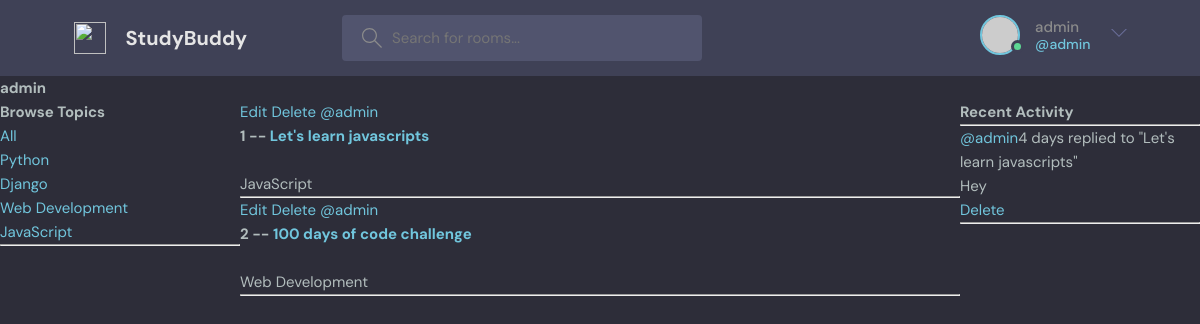
Before: /profile/1/ (signed in) with the older database file.
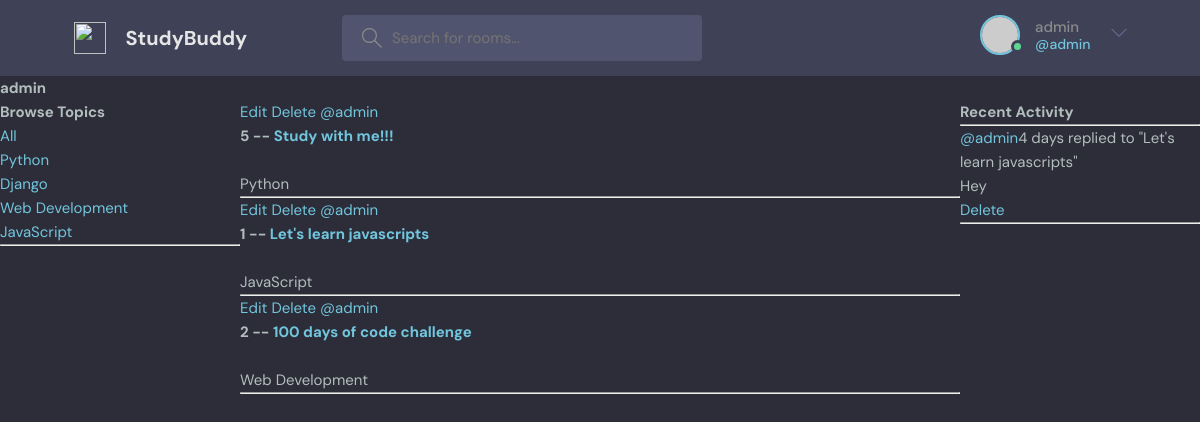
After: the same page with the newer database file.
### base/models.py (models this page shows, shortened)
class Topic(models.Model):
    name = models.CharField(max_length=200)

class Room(models.Model):
    host = models.ForeignKey(User, on_delete=models.SET_NULL, null=True)
    topic = models.ForeignKey(Topic, on_delete=models.SET_NULL, null=True)
    name = models.CharField(max_length = 200)
    description = models.TextField(null = True, blank = True)
    participants = models.ManyToManyField(User, related_name='participants', blank=True)
    updated = models.DateTimeField(auto_now = True)
    created = models.DateTimeField(auto_now_add = True)
    def __str__(self):
        return self.name
    class Meta:
        ordering = ['-updated', '-created']

class Message(models.Model):
    user = models.ForeignKey(User, on_delete=models.CASCADE)
    room = models.ForeignKey(Room, on_delete=models.CASCADE)
    body = models.TextField()
    updated = models.DateTimeField(auto_now = True)
    created = models.DateTimeField(auto_now_add = True)
    class Meta:
        ordering = ['-updated', '-created']
    def __str__(self):
        return self.body[0:50]

### base/views.py (the view)
# urls.py: path('profile/<str:pk>/', views.userProfile, name = 'user-profile'),
def userProfile(request, pk):
    user = User.objects.get(id=pk)
    rooms = user.room_set.all()
    room_messages = user.message_set.all()
    topics = Topic.objects.all()
    context = {'user' : user, 'rooms' : rooms, 'room_messages' : room_messages, 'topics' : topics}
    return render(request, 'base/profile.html', context)

### base/templates/base/profile.html (shortened to what this page needs)
{% extends 'main.html' %}
{% block content %}
<h1>{{user.username}}</h1>
<div class="profile-container">
  <div>{% include 'base/topics_component.html' %}</div>
  <div>{% include 'base/feed_component.html' %}</div>
  <div>{% include 'base/activity_component.html' %}</div>
</div>
{% endblock content %}

### templates/main.html (shortened to what this page needs)
<!DOCTYPE html>
{% load static %}
<html lang="en">
  <head>
    <link rel="stylesheet" href="{% static 'styles/style.css' %}" />
  </head>
  <body>
    {% include 'navbar.html' %} {% block content %}{% endblock %}
  </body>
</html>

### templates/navbar.html (shortened to what this page needs)
<header class="header header--loggedIn">
  <div class="container">
    <a href="{% url 'home' %}" class="header__logo">
      <img src="assets/logo.svg" />
      <h1>StudyBuddy</h1>
    </a>
    <form class="header__search" method="GET" action="{% url 'home' %}">
      <label>
        <input name="q" placeholder="Search for rooms..." />
      </label>
    </form>
    <nav class="header__menu">
      {% if request.user.is_authenticated %}
      <div class="header__user">
        <a href="profile.html">
          <div class="avatar avatar--medium active">
            <img src="https://randomuser.me/api/portraits/men/37.jpg" />
          </div>
          <p>
            {{request.user.username}} <span>@{{request.user.username}}</span>
          </p>
        </a>
        <button class="dropdown-button">
          <svg
            version="1.1"
            xmlns="http://www.w3.org/2000/svg"
            width="32"
            height="32"
            viewBox="0 0 32 32"
          >
            <title>chevron-down</title>
            <path d="M16 21l-13-13h-3l16 16 16-16h-3l-13 13z"></path>
          </svg>
        </button>
      </div>
      {% else %}
      <a href="{% url 'login' %}">
        <img src="./assets/avatar.svg" />
        <p>Login</p>
      </a>
      {% endif %}
    </nav>
  </div>
</header>

### base/templates/base/topics_component.html
<h3>Browse Topics</h3>
<div>
  <a href="{% url 'home' %}">All</a>
</div>
{% for topic in topics %}
<div>
  <a href="{% url 'home' %}?q={{topic.name}}">{{topic.name}}</a>
</div>
{% endfor %}
<hr />

### base/templates/base/feed_component.html
<div>
  {% for room in rooms %}
  <div>
    {% if request.user == room.host %}
    <a href="{% url 'update-room' room.id %}">Edit</a>
    <a href="{% url 'delete-room' room.id %}">Delete</a>
    {% endif %}
    <a href="{% url 'user-profile' room.host.id %}">@{{room.host.username}}</a>
    <h5>{{room.id}} -- <a href="{% url 'room' room.id %}">{{room.name}}</a></h5>
    <br />
    <small>{{room.topic.name}}</small>
    <hr />
  </div>
  {% endfor%}
</div>

### base/templates/base/activity_component.html
<h3>Recent Activity</h3>
<hr />
{% for message in room_messages %}
<div>
  <small
    ><a href="{% url 'user-profile' message.user.id %}">@{{message.user}} </a
    >{{message.created | timesince}}</small
  >
  <small>replied to "{{message.room}}"</small>
  <p>{{message}}</p>
  {% if request.user == message.user %}
  <a href="{% url 'delete-message' message.id %}">Delete</a>
  <hr />
  {% endif%}
  <br />
</div>
{% endfor %}

### static/styles/style.css (style rules this page uses)
:root { --color-main: #71c6dd; --color-main-light: #e1f6fb; --color-dark: #3f4156; --color-dark-medium: #51546e; --color-dark-light: #696d97; --color-light: #e5e5e5; --color-gray: #8b8b8b; --color-light-gray: #b2bdbd; --color-bg: #2d2d39; --color-success: #5dd693; --color-error: #fc4b0b; }
* { font-family: "DM Sans", -apple-system, BlinkMacSystemFont, "Segoe UI", Roboto, Oxygen, Ubuntu, Cantarell, "Open Sans", "Helvetica Neue", sans-serif; margin: 0; padding: 0; box-sizing: border-box; text-rendering: optimizeLegibility; font-size: inherit; }
html { font-size: 56.25%; }
@media only screen and (min-width: 1200px) { html { font-size: 62.5%; } }
body { line-height: 1.6; font-weight: 400; font-size: 1.5rem; color: var(--color-light-gray); background-color: var(--color-bg); min-height: 100vh; }
img { width: 100%; }
a { display: inline-block; color: var(--color-main); text-decoration: none; }
.container { max-width: 120rem; width: 90%; margin: auto; }
.avatar { position: relative; display: inline-block; border-radius: 50%; border: 2px solid var(--color-main); }
.avatar img { display: block; border-radius: 50%; object-fit: cover; object-position: center; }
.avatar::after { content: ""; display: block; position: absolute; background-color: var(--color-gray); z-index: 111; border-radius: 50%; border: 0.3rem solid var(--color-dark); }
.avatar.active::after { background-color: var(--color-success); }
.avatar.avatar--medium img { width: 3.6rem; height: 3.6rem; border-radius: 50%; }
.avatar.avatar--medium:after { width: 0.7rem; height: 0.7rem; bottom: 0px; right: -6px; }
.header { padding: 1.5rem; background-color: var(--color-dark); }
.header > .container { display: flex; gap: 9.5rem; }
.header__logo, .header__user { display: flex; gap: 2rem; align-items: center; }
.header__logo > img { height: 3.2rem; width: 3.2rem; }
.header__logo > h1 { font-weight: 700; font-size: 2rem; color: var(--color-light); }
.header__search > label { background-color: var(--color-dark-medium); padding: 1.3rem 1rem; display: flex; align-items: center; gap: 1rem; border-radius: 4px; }
.header__search svg { fill: var(--color-gray); width: 2rem; height: 2rem; margin-left: 1rem; }
.header__search input { width: 30rem; background: transparent; border: none; outline: none; color: var(--color-light); }
.header__menu { margin-left: auto; position: relative; }
.header__menu a { display: flex; gap: 1.5rem; align-items: center; font-weight: 500; text-decoration: none; color: var(--color-gray); }
.header__menu img { height: 3.6rem; }
.header__menu p { line-height: 1.2; }
.header__menu span { color: var(--color-main); font-weight: 500; font-size: 1.4rem; display: block; }
.header__menu svg { width: 1.6rem; height: 1.6rem; fill: var(--color-dark-light); }
.dropdown-button { background: transparent; border: 0; outline: 0; cursor: pointer; }

### base/templates/base/profile.html (style rules this page uses)
.profile-container { display: grid; grid-template-columns: 1fr 3fr 1fr; }

Changed rows visible on the page:
added Room: shows "Edit", host.username "admin", id "5", name "Study with me!!!", topic.name "Python"
